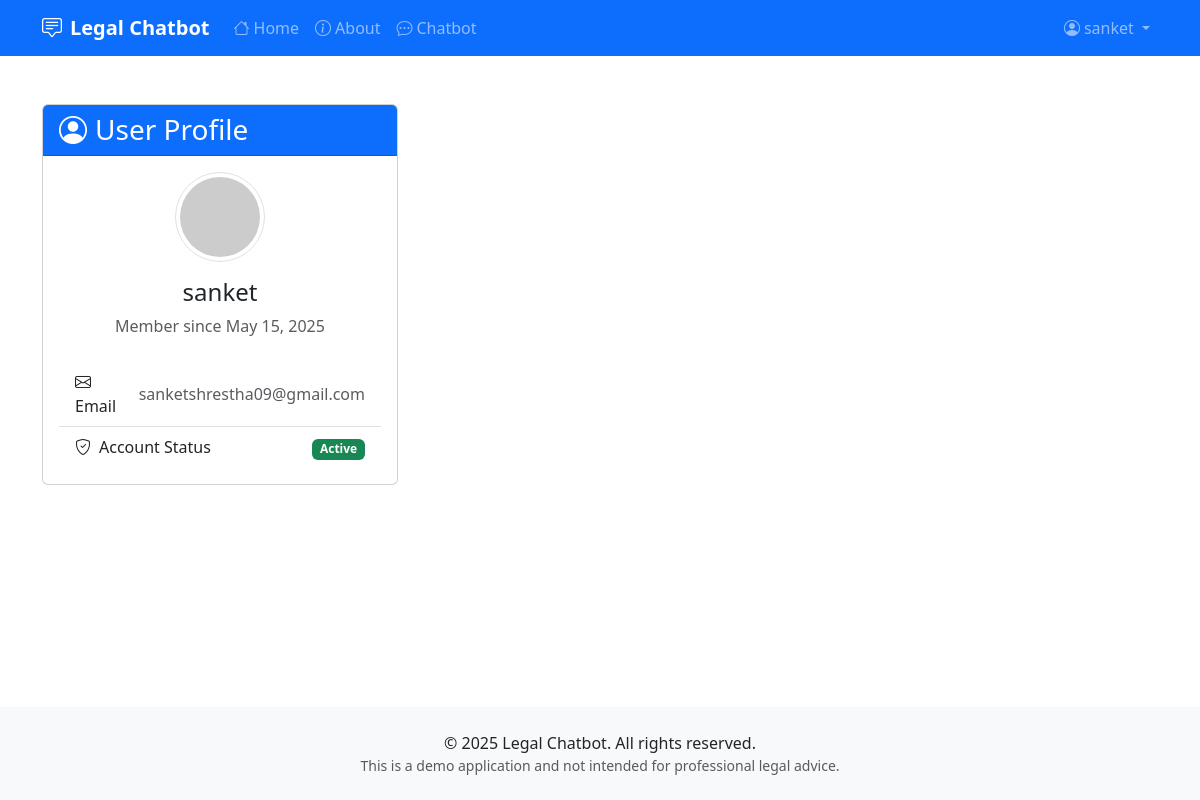
Screenshot of /profile (signed in) with the database file from the repository.
### main.py (models this page shows)
class User(Base):
    __tablename__ = "users"
    id = Column(Integer, primary_key=True, index=True)
    username = Column(String, unique=True, index=True)
    email = Column(String, unique=True, index=True)
    hashed_password = Column(String)
    is_active = Column(Boolean, default=True)
    full_name = Column(String, nullable=True)
    phone = Column(String, nullable=True)
    created_at = Column(DateTime, default=datetime.utcnow)
    chat_messages = relationship("ChatMessage", back_populates="user")

### main.py (the view)
@app.get("/profile", response_class=HTMLResponse)
async def profile(request: Request, db: Session = Depends(get_db)):
    user = get_cookie_user(request, db)
    if not user:
        return RedirectResponse(url="/login", status_code=status.HTTP_303_SEE_OTHER)
    chat_history = db.query(ChatMessage).filter(ChatMessage.user_id == user.id).order_by(ChatMessage.timestamp).all()
    return templates.TemplateResponse("profile.html", {"request": request, "user": user, "chat_history": chat_history})

### templates/profile.html (shortened to what this page needs)
{% extends "base.html" %}
{% block content %}
<div class="row">
    <div class="col-lg-4">
        <div class="card mb-4">
            <div class="card-header bg-primary text-white">
                <h3 class="mb-0"><i class="bi bi-person-circle me-2"></i>User Profile</h3>
            </div>
            <div class="card-body">
                <div class="text-center mb-4">
                    <img src="https://ui-avatars.com/api/?name={{ user.username }}&background=random&size=128" class="rounded-circle img-thumbnail" alt="{{ user.username }}">
                    <h4 class="mt-3">{{ user.username }}</h4>
                    <p class="text-muted">Member since {{ user.created_at.strftime('%B %d, %Y') }}</p>
                </div>
                <ul class="list-group list-group-flush">
                    <li class="list-group-item d-flex justify-content-between align-items-center">
                        <span><i class="bi bi-envelope me-2"></i>Email</span>
                        <span class="text-muted">{{ user.email }}</span>
                    </li>
                    <li class="list-group-item d-flex justify-content-between align-items-center">
                        <span><i class="bi bi-shield-check me-2"></i>Account Status</span>
                        <span class="text-muted">
                            {% if user.is_active %}
                            <span class="badge bg-success">Active</span>
                            {% else %}
                            <span class="badge bg-danger">Inactive</span>
                            {% endif %}
                        </span>
                    </li>
                </ul>
            </div>
        </div>
    </div>
</div>
{% endblock %}

### templates/base.html (shortened to what this page needs)
<!DOCTYPE html>
<html lang="en">
<head>
    <link href="https://cdn.jsdelivr.net/npm/bootstrap@5.3.0-alpha1/dist/css/bootstrap.min.css" rel="stylesheet">
    <link href="https://cdn.jsdelivr.net/npm/bootstrap-icons@1.10.0/font/bootstrap-icons.css" rel="stylesheet">
</head>
<body>
    <nav class="navbar navbar-expand-lg navbar-dark bg-primary">
        <div class="container">
            <a class="navbar-brand" href="/">
                <i class="bi bi-chat-square-text me-2"></i>Legal Chatbot
            </a>
            <div class="collapse navbar-collapse" id="navbarNav">
                <ul class="navbar-nav me-auto">
                    <li class="nav-item">
                        <a class="nav-link" href="/"><i class="bi bi-house me-1"></i>Home</a>
                    </li>
                    <li class="nav-item">
                        <a class="nav-link" href="/about"><i class="bi bi-info-circle me-1"></i>About</a>
                    </li>
                    {% if user %}
                    <li class="nav-item">
                        <a class="nav-link" href="/chatbot"><i class="bi bi-chat-dots me-1"></i>Chatbot</a>
                    </li>
                    {% endif %}
                </ul>
                <ul class="navbar-nav">
                    {% if user %}
                    <li class="nav-item dropdown">
                        <a class="nav-link dropdown-toggle" href="#" id="navbarDropdown" role="button" data-bs-toggle="dropdown">
                            <i class="bi bi-person-circle me-1"></i>{{ user.username }}
                        </a>
                    </li>
                    {% endif %}
                </ul>
            </div>
        </div>
    </nav>
    <main class="py-5">
        <div class="container">
            {% block content %}{% endblock %}
        </div>
    </main>
    <footer class="text-center py-4 bg-light">
        <div class="container">
            <p class="mb-0">&copy; 2025 Legal Chatbot. All rights reserved.</p>
            <p class="small text-muted mb-0">This is a demo application and not intended for professional legal advice.</p>
        </div>
    </footer>
</body>
</html>

### templates/base.html (style rules this page uses)
body { min-height: 100vh; display: flex; flex-direction: column; }
main { flex: 1; }
.navbar-brand { font-weight: bold; }
footer { margin-top: auto; padding: 1rem 0; background-color: #f8f9fa; }

### rows the page displays
User: username "sanket", created_at "May 15, 2025", email "sanketshrestha09@gmail.com"
